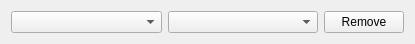
<?xml version="1.0" encoding="UTF-8"?>
<ui version="4.0">
 <class>TraitAnalysisSelection</class>
 <widget class="QWidget" name="TraitAnalysisSelection">
  <property name="geometry">
   <rect>
    <x>0</x>
    <y>0</y>
    <width>415</width>
    <height>44</height>
   </rect>
  </property>
  <property name="windowTitle">
   <string>Form</string>
  </property>
  <layout class="QHBoxLayout" name="horizontalLayout">
   <item>
    <widget class="QComboBox" name="analysis">
     <property name="sizePolicy">
      <sizepolicy hsizetype="MinimumExpanding" vsizetype="Fixed">
       <horstretch>0</horstretch>
       <verstretch>0</verstretch>
      </sizepolicy>
     </property>
    </widget>
   </item>
   <item>
    <widget class="QComboBox" name="traits">
     <property name="sizePolicy">
      <sizepolicy hsizetype="MinimumExpanding" vsizetype="Fixed">
       <horstretch>0</horstretch>
       <verstretch>0</verstretch>
      </sizepolicy>
     </property>
    </widget>
   </item>
   <item>
    <widget class="QPushButton" name="removeButton">
     <property name="text">
      <string>Remove</string>
     </property>
    </widget>
   </item>
  </layout>
 </widget>
 <resources/>
 <connections/>
</ui>
